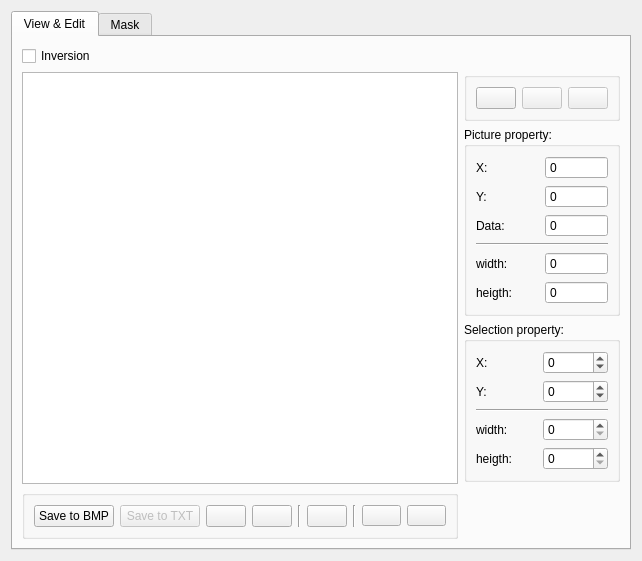
<?xml version="1.0" encoding="UTF-8"?>
<ui version="4.0">
 <class>Viewer_widget</class>
 <widget class="QWidget" name="Viewer_widget">
  <property name="geometry">
   <rect>
    <x>0</x>
    <y>0</y>
    <width>621</width>
    <height>477</height>
   </rect>
  </property>
  <property name="windowTitle">
   <string>Form</string>
  </property>
  <layout class="QGridLayout" name="gridLayout_3">
   <item row="1" column="0">
    <widget class="QTabWidget" name="tabWidget">
     <property name="currentIndex">
      <number>0</number>
     </property>
     <widget class="QWidget" name="tab">
      <attribute name="title">
       <string>View &amp;&amp; Edit</string>
      </attribute>
      <layout class="QGridLayout" name="gridLayout_4">
       <item row="0" column="0">
        <widget class="QCheckBox" name="inversion">
         <property name="toolTip">
          <string>negative of  image</string>
         </property>
         <property name="text">
          <string>Inversion</string>
         </property>
        </widget>
       </item>
       <item row="1" column="0" rowspan="4">
        <widget class="QGraphicsView" name="graphicsView">
         <property name="frameShape">
          <enum>QFrame::StyledPanel</enum>
         </property>
         <property name="frameShadow">
          <enum>QFrame::Sunken</enum>
         </property>
         <property name="midLineWidth">
          <number>0</number>
         </property>
         <property name="backgroundBrush">
          <brush brushstyle="SolidPattern">
           <color alpha="255">
            <red>200</red>
            <green>200</green>
            <blue>200</blue>
           </color>
          </brush>
         </property>
         <property name="foregroundBrush">
          <brush brushstyle="NoBrush">
           <color alpha="255">
            <red>0</red>
            <green>0</green>
            <blue>0</blue>
           </color>
          </brush>
         </property>
         <property name="interactive">
          <bool>true</bool>
         </property>
         <property name="sceneRect">
          <rectf>
           <x>0.000000000000000</x>
           <y>0.000000000000000</y>
           <width>0.000000000000000</width>
           <height>0.000000000000000</height>
          </rectf>
         </property>
         <property name="renderHints">
          <set>QPainter::Antialiasing|QPainter::HighQualityAntialiasing|QPainter::SmoothPixmapTransform|QPainter::TextAntialiasing</set>
         </property>
         <property name="cacheMode">
          <set>QGraphicsView::CacheNone</set>
         </property>
         <property name="transformationAnchor">
          <enum>QGraphicsView::AnchorUnderMouse</enum>
         </property>
         <property name="resizeAnchor">
          <enum>QGraphicsView::AnchorUnderMouse</enum>
         </property>
         <property name="viewportUpdateMode">
          <enum>QGraphicsView::FullViewportUpdate</enum>
         </property>
         <property name="rubberBandSelectionMode">
          <enum>Qt::IntersectsItemShape</enum>
         </property>
        </widget>
       </item>
       <item row="1" column="1">
        <widget class="QGroupBox" name="edit_panel">
         <property name="title">
          <string/>
         </property>
         <layout class="QHBoxLayout" name="horizontalLayout_2">
          <item>
           <widget class="QPushButton" name="selection_button">
            <property name="toolTip">
             <string>draw selection</string>
            </property>
            <property name="text">
             <string/>
            </property>
            <property name="icon">
             <iconset resource="../img.qrc">
              <normaloff>:/border</normaloff>:/border</iconset>
            </property>
            <property name="iconSize">
             <size>
              <width>16</width>
              <height>16</height>
             </size>
            </property>
            <property name="checkable">
             <bool>true</bool>
            </property>
            <property name="checked">
             <bool>false</bool>
            </property>
            <property name="flat">
             <bool>false</bool>
            </property>
           </widget>
          </item>
          <item>
           <widget class="QPushButton" name="edit_button">
            <property name="enabled">
             <bool>false</bool>
            </property>
            <property name="toolTip">
             <string>edit</string>
            </property>
            <property name="text">
             <string/>
            </property>
            <property name="icon">
             <iconset resource="../img.qrc">
              <normaloff>:/pen</normaloff>:/pen</iconset>
            </property>
           </widget>
          </item>
          <item>
           <widget class="QPushButton" name="cut_button">
            <property name="enabled">
             <bool>false</bool>
            </property>
            <property name="toolTip">
             <string>cut</string>
            </property>
            <property name="text">
             <string/>
            </property>
            <property name="icon">
             <iconset resource="../img.qrc">
              <normaloff>:/cut</normaloff>:/cut</iconset>
            </property>
           </widget>
          </item>
         </layout>
        </widget>
       </item>
       <item row="2" column="1">
        <widget class="QGroupBox" name="data_panel">
         <property name="title">
          <string>Picture property:</string>
         </property>
         <layout class="QGridLayout" name="gridLayout">
          <item row="2" column="0">
           <widget class="QLabel" name="label_2">
            <property name="text">
             <string>Y:</string>
            </property>
           </widget>
          </item>
          <item row="3" column="1">
           <widget class="QSpinBox" name="data">
            <property name="toolTip">
             <string>Data in &quot;pixel&quot;</string>
            </property>
            <property name="readOnly">
             <bool>true</bool>
            </property>
            <property name="buttonSymbols">
             <enum>QAbstractSpinBox::NoButtons</enum>
            </property>
            <property name="minimum">
             <number>0</number>
            </property>
            <property name="maximum">
             <number>65535</number>
            </property>
           </widget>
          </item>
          <item row="7" column="1">
           <widget class="QSpinBox" name="heigth">
            <property name="toolTip">
             <string>height of picture</string>
            </property>
            <property name="readOnly">
             <bool>true</bool>
            </property>
            <property name="buttonSymbols">
             <enum>QAbstractSpinBox::NoButtons</enum>
            </property>
            <property name="showGroupSeparator" stdset="0">
             <bool>false</bool>
            </property>
            <property name="maximum">
             <number>65535</number>
            </property>
           </widget>
          </item>
          <item row="1" column="1">
           <widget class="QSpinBox" name="x">
            <property name="toolTip">
             <string>X mouse position</string>
            </property>
            <property name="wrapping">
             <bool>false</bool>
            </property>
            <property name="readOnly">
             <bool>true</bool>
            </property>
            <property name="buttonSymbols">
             <enum>QAbstractSpinBox::NoButtons</enum>
            </property>
            <property name="minimum">
             <number>-65535</number>
            </property>
            <property name="maximum">
             <number>65535</number>
            </property>
            <property name="value">
             <number>0</number>
            </property>
           </widget>
          </item>
          <item row="2" column="1">
           <widget class="QSpinBox" name="y">
            <property name="toolTip">
             <string>Y mouse position</string>
            </property>
            <property name="readOnly">
             <bool>true</bool>
            </property>
            <property name="buttonSymbols">
             <enum>QAbstractSpinBox::NoButtons</enum>
            </property>
            <property name="minimum">
             <number>-65535</number>
            </property>
            <property name="maximum">
             <number>65535</number>
            </property>
           </widget>
          </item>
          <item row="1" column="0">
           <widget class="QLabel" name="label">
            <property name="text">
             <string>X:</string>
            </property>
           </widget>
          </item>
          <item row="4" column="0" colspan="2">
           <widget class="Line" name="line">
            <property name="orientation">
             <enum>Qt::Horizontal</enum>
            </property>
           </widget>
          </item>
          <item row="7" column="0">
           <widget class="QLabel" name="label_5">
            <property name="text">
             <string>heigth:</string>
            </property>
           </widget>
          </item>
          <item row="5" column="1">
           <widget class="QSpinBox" name="width">
            <property name="toolTip">
             <string>width of picture</string>
            </property>
            <property name="wrapping">
             <bool>true</bool>
            </property>
            <property name="readOnly">
             <bool>true</bool>
            </property>
            <property name="buttonSymbols">
             <enum>QAbstractSpinBox::NoButtons</enum>
            </property>
            <property name="minimum">
             <number>0</number>
            </property>
            <property name="maximum">
             <number>65535</number>
            </property>
           </widget>
          </item>
          <item row="5" column="0">
           <widget class="QLabel" name="label_4">
            <property name="text">
             <string>width:</string>
            </property>
           </widget>
          </item>
          <item row="3" column="0">
           <widget class="QLabel" name="label_3">
            <property name="text">
             <string>Data:</string>
            </property>
           </widget>
          </item>
         </layout>
        </widget>
       </item>
       <item row="3" column="1">
        <widget class="QGroupBox" name="data_panel_selection">
         <property name="enabled">
          <bool>true</bool>
         </property>
         <property name="title">
          <string>Selection property:</string>
         </property>
         <layout class="QGridLayout" name="gridLayout_2">
          <item row="1" column="0">
           <widget class="QLabel" name="label_9">
            <property name="text">
             <string>Y:</string>
            </property>
           </widget>
          </item>
          <item row="0" column="1">
           <widget class="QSpinBox" name="x_selection">
            <property name="toolTip">
             <string>X cordinate of frame</string>
            </property>
            <property name="wrapping">
             <bool>false</bool>
            </property>
            <property name="readOnly">
             <bool>false</bool>
            </property>
            <property name="buttonSymbols">
             <enum>QAbstractSpinBox::UpDownArrows</enum>
            </property>
            <property name="specialValueText">
             <string/>
            </property>
            <property name="showGroupSeparator" stdset="0">
             <bool>false</bool>
            </property>
            <property name="suffix">
             <string/>
            </property>
            <property name="minimum">
             <number>-65535</number>
            </property>
            <property name="maximum">
             <number>65535</number>
            </property>
           </widget>
          </item>
          <item row="1" column="1">
           <widget class="QSpinBox" name="y_selection">
            <property name="toolTip">
             <string>Y cordinate of frame</string>
            </property>
            <property name="readOnly">
             <bool>false</bool>
            </property>
            <property name="minimum">
             <number>-65535</number>
            </property>
            <property name="maximum">
             <number>65535</number>
            </property>
           </widget>
          </item>
          <item row="4" column="1">
           <widget class="QSpinBox" name="heigth_selection">
            <property name="toolTip">
             <string>height of frame</string>
            </property>
            <property name="readOnly">
             <bool>false</bool>
            </property>
            <property name="accelerated">
             <bool>false</bool>
            </property>
            <property name="showGroupSeparator" stdset="0">
             <bool>false</bool>
            </property>
            <property name="minimum">
             <number>0</number>
            </property>
            <property name="maximum">
             <number>65535</number>
            </property>
            <property name="singleStep">
             <number>1</number>
            </property>
            <property name="value">
             <number>0</number>
            </property>
           </widget>
          </item>
          <item row="4" column="0">
           <widget class="QLabel" name="label_6">
            <property name="text">
             <string>heigth:</string>
            </property>
           </widget>
          </item>
          <item row="3" column="1">
           <widget class="QSpinBox" name="width_selection">
            <property name="toolTip">
             <string>width of frame</string>
            </property>
            <property name="frame">
             <bool>true</bool>
            </property>
            <property name="readOnly">
             <bool>false</bool>
            </property>
            <property name="minimum">
             <number>0</number>
            </property>
            <property name="maximum">
             <number>65535</number>
            </property>
            <property name="singleStep">
             <number>1</number>
            </property>
            <property name="value">
             <number>0</number>
            </property>
           </widget>
          </item>
          <item row="3" column="0">
           <widget class="QLabel" name="label_8">
            <property name="text">
             <string>width:</string>
            </property>
           </widget>
          </item>
          <item row="0" column="0">
           <widget class="QLabel" name="label_7">
            <property name="text">
             <string>X:</string>
            </property>
           </widget>
          </item>
          <item row="2" column="0" colspan="2">
           <widget class="Line" name="line_3">
            <property name="orientation">
             <enum>Qt::Horizontal</enum>
            </property>
           </widget>
          </item>
         </layout>
        </widget>
       </item>
       <item row="4" column="1">
        <spacer name="verticalSpacer">
         <property name="orientation">
          <enum>Qt::Vertical</enum>
         </property>
         <property name="sizeHint" stdset="0">
          <size>
           <width>116</width>
           <height>15</height>
          </size>
         </property>
        </spacer>
       </item>
       <item row="5" column="0">
        <widget class="QGroupBox" name="button_panel">
         <property name="enabled">
          <bool>true</bool>
         </property>
         <property name="title">
          <string/>
         </property>
         <property name="alignment">
          <set>Qt::AlignCenter</set>
         </property>
         <property name="flat">
          <bool>false</bool>
         </property>
         <property name="checkable">
          <bool>false</bool>
         </property>
         <layout class="QHBoxLayout" name="horizontalLayout">
          <item>
           <widget class="QPushButton" name="save_bmp">
            <property name="enabled">
             <bool>true</bool>
            </property>
            <property name="toolTip">
             <string>save picture to BMP file</string>
            </property>
            <property name="text">
             <string>Save to BMP</string>
            </property>
           </widget>
          </item>
          <item>
           <widget class="QPushButton" name="save_txt">
            <property name="enabled">
             <bool>false</bool>
            </property>
            <property name="toolTip">
             <string>save picture to TXT file</string>
            </property>
            <property name="text">
             <string>Save to TXT</string>
            </property>
           </widget>
          </item>
          <item>
           <spacer name="horizontalSpacer">
            <property name="orientation">
             <enum>Qt::Horizontal</enum>
            </property>
            <property name="sizeHint" stdset="0">
             <size>
              <width>40</width>
              <height>20</height>
             </size>
            </property>
           </spacer>
          </item>
          <item>
           <widget class="QPushButton" name="rotate_plus">
            <property name="enabled">
             <bool>true</bool>
            </property>
            <property name="toolTip">
             <string>+90º</string>
            </property>
            <property name="text">
             <string/>
            </property>
            <property name="icon">
             <iconset resource="../img.qrc">
              <normaloff>:/rotate_plus</normaloff>:/rotate_plus</iconset>
            </property>
           </widget>
          </item>
          <item>
           <widget class="QPushButton" name="rotate_minus">
            <property name="enabled">
             <bool>true</bool>
            </property>
            <property name="toolTip">
             <string>-90º</string>
            </property>
            <property name="text">
             <string/>
            </property>
            <property name="icon">
             <iconset resource="../img.qrc">
              <normaloff>:/rotate_minus</normaloff>:/rotate_minus</iconset>
            </property>
           </widget>
          </item>
          <item>
           <widget class="Line" name="line_4">
            <property name="orientation">
             <enum>Qt::Vertical</enum>
            </property>
           </widget>
          </item>
          <item>
           <widget class="QPushButton" name="reset_transform">
            <property name="enabled">
             <bool>true</bool>
            </property>
            <property name="toolTip">
             <string>reset transformation</string>
            </property>
            <property name="text">
             <string/>
            </property>
            <property name="icon">
             <iconset resource="../img.qrc">
              <normaloff>:/reset</normaloff>:/reset</iconset>
            </property>
           </widget>
          </item>
          <item>
           <widget class="Line" name="line_2">
            <property name="orientation">
             <enum>Qt::Vertical</enum>
            </property>
           </widget>
          </item>
          <item>
           <widget class="QPushButton" name="scaled_plus">
            <property name="enabled">
             <bool>true</bool>
            </property>
            <property name="font">
             <font>
              <pointsize>8</pointsize>
              <weight>50</weight>
              <bold>false</bold>
             </font>
            </property>
            <property name="toolTip">
             <string>scale +1.1</string>
            </property>
            <property name="text">
             <string/>
            </property>
            <property name="icon">
             <iconset resource="../img.qrc">
              <normaloff>:/plus</normaloff>:/plus</iconset>
            </property>
           </widget>
          </item>
          <item>
           <widget class="QPushButton" name="scaled_minus">
            <property name="enabled">
             <bool>true</bool>
            </property>
            <property name="font">
             <font>
              <pointsize>8</pointsize>
             </font>
            </property>
            <property name="toolTip">
             <string>scale -1.1</string>
            </property>
            <property name="text">
             <string/>
            </property>
            <property name="icon">
             <iconset resource="../img.qrc">
              <normaloff>:/minus</normaloff>:/minus</iconset>
            </property>
           </widget>
          </item>
         </layout>
        </widget>
       </item>
      </layout>
     </widget>
     <widget class="QWidget" name="tab_2">
      <attribute name="title">
       <string>Mask</string>
      </attribute>
      <layout class="QGridLayout" name="gridLayout_5">
       <item row="0" column="1">
        <widget class="QGroupBox" name="groupBox">
         <property name="title">
          <string>Origin:</string>
         </property>
         <layout class="QVBoxLayout" name="verticalLayout">
          <item>
           <widget class="QGraphicsView" name="graphicsView_Origin">
            <property name="backgroundBrush">
             <brush brushstyle="SolidPattern">
              <color alpha="255">
               <red>200</red>
               <green>200</green>
               <blue>200</blue>
              </color>
             </brush>
            </property>
           </widget>
          </item>
         </layout>
        </widget>
       </item>
       <item row="1" column="1">
        <widget class="QGroupBox" name="groupBox_2">
         <property name="title">
          <string>Mask:</string>
         </property>
         <layout class="QVBoxLayout" name="verticalLayout_2">
          <item>
           <widget class="QGraphicsView" name="graphicsView_Mask">
            <property name="backgroundBrush">
             <brush brushstyle="SolidPattern">
              <color alpha="255">
               <red>200</red>
               <green>200</green>
               <blue>200</blue>
              </color>
             </brush>
            </property>
           </widget>
          </item>
         </layout>
        </widget>
       </item>
       <item row="1" column="2">
        <widget class="QGroupBox" name="groupBox_4">
         <property name="title">
          <string>Log:</string>
         </property>
         <layout class="QVBoxLayout" name="verticalLayout_4">
          <item>
           <widget class="QTextEdit" name="textEdit">
            <property name="readOnly">
             <bool>true</bool>
            </property>
            <property name="html">
             <string>&lt;!DOCTYPE HTML PUBLIC &quot;-//W3C//DTD HTML 4.0//EN&quot; &quot;http://www.w3.org/TR/REC-html40/strict.dtd&quot;&gt;
&lt;html&gt;&lt;head&gt;&lt;meta name=&quot;qrichtext&quot; content=&quot;1&quot; /&gt;&lt;style type=&quot;text/css&quot;&gt;
p, li { white-space: pre-wrap; }
&lt;/style&gt;&lt;/head&gt;&lt;body style=&quot; font-family:'MS Shell Dlg 2'; font-size:8.25pt; font-weight:400; font-style:normal;&quot;&gt;
&lt;p align=&quot;center&quot; style=&quot; margin-top:0px; margin-bottom:0px; margin-left:0px; margin-right:0px; -qt-block-indent:0; text-indent:0px;&quot;&gt;&lt;span style=&quot; font-size:12pt;&quot;&gt;Hello World!&lt;/span&gt;&lt;/p&gt;&lt;/body&gt;&lt;/html&gt;</string>
            </property>
           </widget>
          </item>
         </layout>
        </widget>
       </item>
       <item row="0" column="2">
        <widget class="QGroupBox" name="groupBox_3">
         <property name="title">
          <string>Result:</string>
         </property>
         <layout class="QVBoxLayout" name="verticalLayout_3">
          <item>
           <widget class="QGraphicsView" name="graphicsView_Result">
            <property name="backgroundBrush">
             <brush brushstyle="SolidPattern">
              <color alpha="255">
               <red>200</red>
               <green>200</green>
               <blue>200</blue>
              </color>
             </brush>
            </property>
           </widget>
          </item>
         </layout>
        </widget>
       </item>
      </layout>
     </widget>
    </widget>
   </item>
  </layout>
 </widget>
 <resources>
  <include location="../img.qrc"/>
 </resources>
 <connections/>
</ui>
